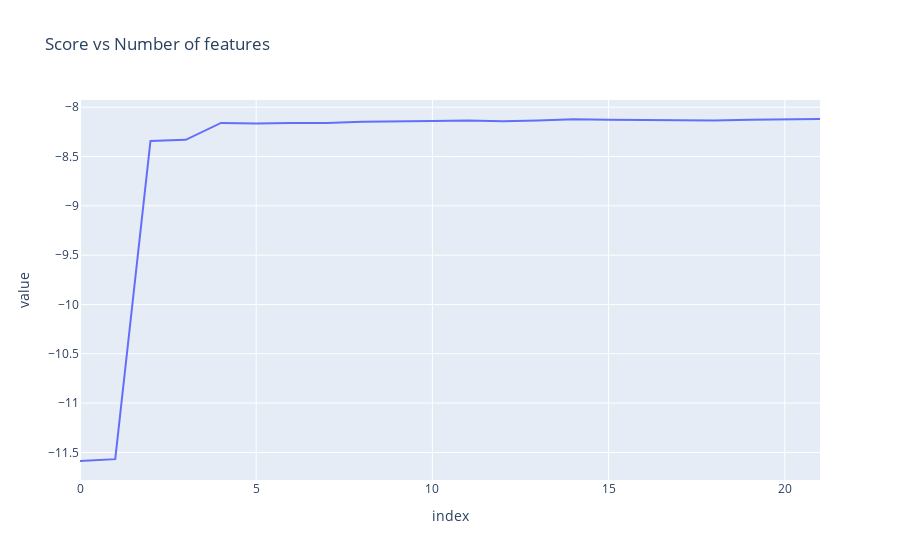

The notebook cell this image was saved under:
### Code cell
fig = px.line(rfecv.grid_scores_, title='Score vs Number of features',)
fig.update_layout(showlegend=False)

### Figure 1 — Plotly figure (JSON) as saved in the notebook; plotly's stock layout.template omitted (floating-point values rounded to 4 significant figures)
{"data": [{"hovertemplate": "variable=0<br>index=%{x}<br>value=%{y}<extra></extra>", "legendgroup": "0", "line": {"color": "#636efa", "dash": "solid"}, "mode": "lines", "name": "0", "orientation": "v", "showlegend": true, "type": "scatter", "x": [0, 1, 2, 3, 4, 5, 6, 7, 8, 9, 10, 11, 12, 13, 14, 15, 16, 17, 18, 19, 20, 21], "xaxis": "x", "y": [-11.59, -11.57, -8.342, -8.331, -8.16, -8.166, -8.16, -8.159, -8.148, -8.146, -8.14, -8.134, -8.141, -8.134, -8.122, -8.128, -8.128, -8.128, -8.134, -8.126, -8.124, -8.119], "yaxis": "y"}], "layout": {"autosize": true, "legend": {"title": {"text": "variable"}, "tracegroupgap": 0}, "showlegend": false, "title": {"text": "Score vs Number of features"}, "xaxis": {"anchor": "y", "autorange": true, "domain": [0, 1], "range": [0, 21], "title": {"text": "index"}, "type": "linear"}, "yaxis": {"anchor": "x", "autorange": true, "domain": [0, 1], "range": [-11.78, -7.927], "title": {"text": "value"}, "type": "linear"}}}
